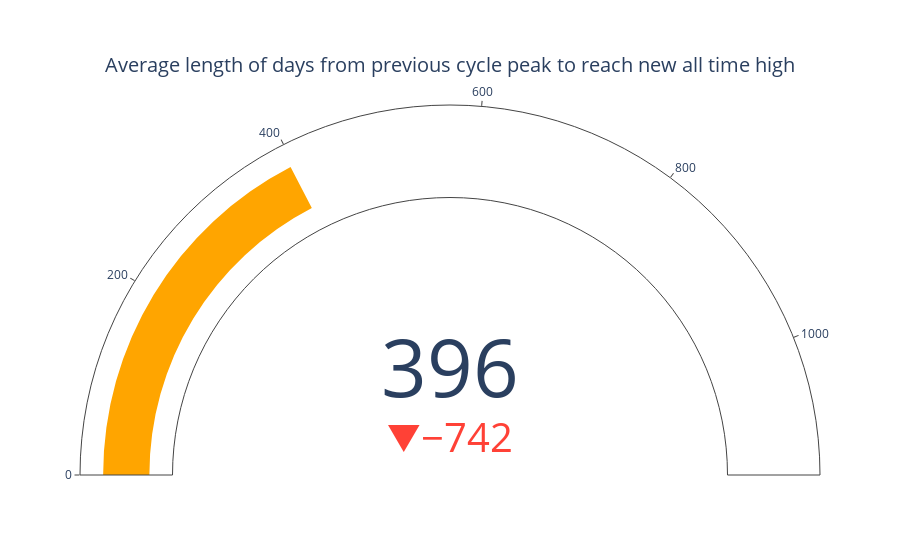

Source (notebook cell):
### Code cell
import plotly.graph_objects as go

fig = go.Figure(go.Indicator(
    domain = {'x': [0, 1], 'y': [0, 1]},
    value = sincealltimehigh,
    mode = "gauge+number+delta",
    title = {'text': "Average length of days from previous cycle peak to reach new all time high"},
    delta = {'reference': averagep2p},
    gauge = {'axis': {'range': [None, averagep2p]},
    'bar': {'color': "orange"},}))
    
fig.show()

### Figure 1 — Plotly figure (JSON) as saved in the notebook; plotly's stock layout.template omitted (floating-point values rounded to 4 significant figures)
{"data": [{"delta": {"reference": 1138}, "domain": {"x": [0, 1], "y": [0, 1]}, "gauge": {"axis": {"range": [null, 1138]}, "bar": {"color": "orange"}}, "mode": "gauge+number+delta", "title": {"text": "Average length of days from previous cycle peak to reach new all time high"}, "type": "indicator", "value": 396}], "layout": {}}
